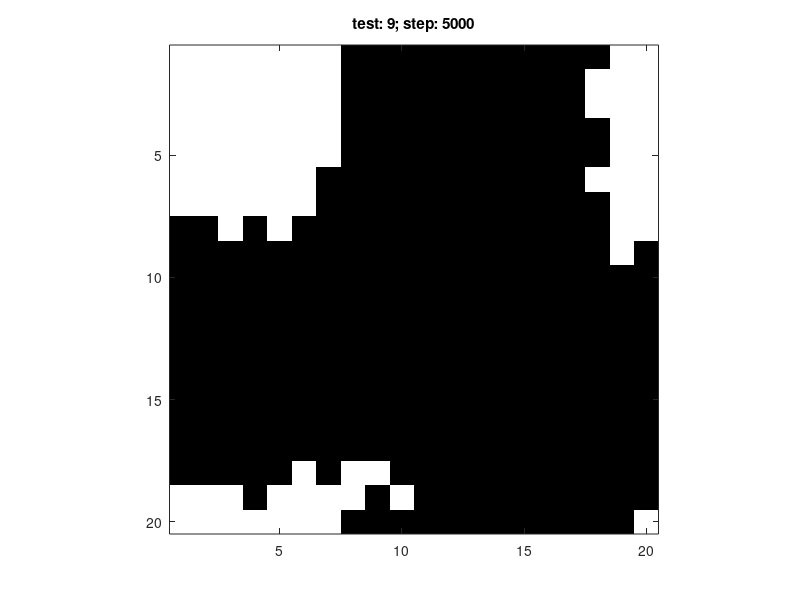

The MATLAB source for this figure:
%  Sznajd Model
%  4 neighbours lattice
%
%  Yaroslav Brahinets 2015

function sznajd_model
    clear all
    close all
    global print_info use_periodic_boundaries;
    print_info = false;
    use_periodic_boundaries = true;
    draw_by_steps = false;
    tests = 10;
    test = 1;
    total = 0;
    sites_count = 20;
    max_steps_count = 100000;
    opinion_count = 2;
    draw_steps = 5000;
    colormap(gray(opinion_count));
    densities = [0.505, 0.525, 0.550];
    density = densities(3);
    
    while test <= tests    
        lattice = init_latice(sites_count, opinion_count, density);
        step = 0;
        while  ~consenus(lattice) && step < max_steps_count
            if draw_by_steps
                w = waitforbuttonpress;
            else
                w = 1;
            end

            if w == 1             
                index_1 = randi(numel(lattice));
                index_2 = get_random_neighbour(lattice, index_1);
                lattice = change_neighbours(lattice, index_1, index_2, lattice(index_1) == lattice(index_2));
                step = step + 1;

                if mod(step, draw_steps) == 0
                    figure(1);
                    image(lattice)
                    axis square;
                    title(['test: ',num2str(test),'; step: ', num2str(step)])
                    pause(0.0001)
                end            
            end            
        end
        if step ~= max_steps_count
            fprintf('%d\t', test);
            if mod(test, 10) == 0
                fprintf('\n');
            end
            test = test + 1;
            total = total + step;
        end
    end
    total = floor(total / tests);
    fprintf('\nAvverage steps for lattice, with %d sites in %d tests: %d\n', numel(lattice), tests, total);    
end


function l = init_latice(sites_count, opinions_count, density)
    if opinions_count == 2
        l = ones(sites_count);
        current_density = 0;
        while current_density < density+1;
            l(randi(numel(l))) = 2;
            current_density = get_density(l);
        end  
    else
        l = randi([1 opinions_count], sites_count, sites_count);
    end
end


function d = consenus(matrix)
    d = numel(unique(matrix)) == 1;
end


function l = change_neighbours(prev_lattice, index_1, index_2, equality)
    l = prev_lattice;
    if equality
        val_i = l(index_1);
        l = set_neigbours(l, index_1, val_i);
        l = set_neigbours(l, index_2, val_i);
    end
end


function d = get_density(matrix)
    d = (sum(matrix(:))) / numel(matrix);
end


function lattice = set_neigbours(lattice, index, val)
    [rows, cols] = size(lattice);
    [col, row] = ind2sub(size(lattice), index);
    [row_low, row_top, col_low, col_top] = get_bounds(lattice);

    if col - 1 == 0 % left
        lattice(row, col_low) = val;
    else
        lattice(row, col - 1) = val;
    end
    
    if col + 1 > cols % right
        lattice(row, col_top) = val;
    else
        lattice(row, col + 1) = val;
    end

    if row - 1 == 0 % bottom
        lattice(row_low, col) = val;
    else
        lattice(row - 1, col) = val;
    end 
    
    if row + 1 > rows % top
        lattice(row_top, col) = val;
    else
        lattice(row + 1, col) = val;
    end
end

function n = get_random_neighbour(lattice, index)
    global print_info;
    [rows, cols] = size(lattice);
    [col, row] = ind2sub(size(lattice),index);
    direction = randi([1, 4]);
    [row_low, row_top, col_low, col_top] = get_bounds(lattice);

    if direction == 1 % y+
        row = row + 1;        
        if row > rows
            row = row_top;
        end
        if print_info
            fprintf('UP\n');
        end;
    end
    
    if direction == 2 % y-
        row = row - 1;
        if row == 0
            row = row_low;
        end
        if print_info
            fprintf('DOWN\n');
        end;
    end
      
    if direction == 3 % x-
        col = col - 1;
        if col == 0
            col = col_low;
        end
        if print_info
            fprintf('LEFT\n');
        end;
    end
    
    if direction == 4 % x+
        col = col + 1;
        if col > cols
            col = col_top;
        end
        if print_info
            fprintf('RIGHT\n');
        end;
    end
    
    n = sub2ind(size(lattice), col, row);
end


function [row_low, row_top, col_low, col_top] = get_bounds(lattice)
    global use_periodic_boundaries;
    [rows, cols] = size(lattice);
    if use_periodic_boundaries
            row_low = rows;
            col_low = cols;
            row_top = 1;
            col_top = 1;
        else
            row_low = 1;
            col_low = 1;
            row_top = rows;
            col_top = cols;
    end
end